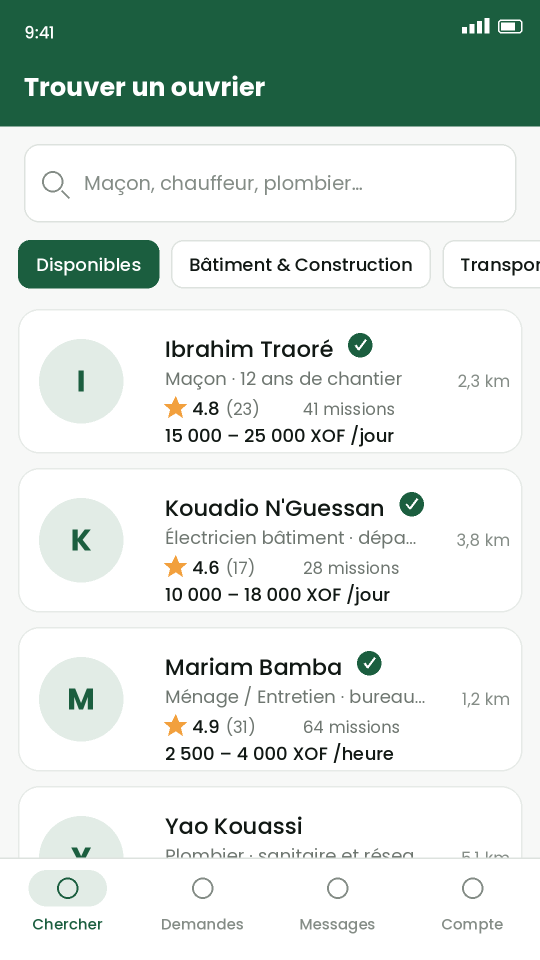
#> input picture store/raw/tel-01.png, 1080 x 1920 px (shown at 1/2 size)
$ python make_store_shots.py
#> lines starting #> are read from the running program, lines starting #| are printed output that depends on the picture; after the words box and inside, x2 and y2 are one past the last pixel; in counts of white or black regions, pixels touching at a corner belong together
#!/usr/bin/env python3
"""Habille les captures brutes de TiConnect pour la fiche Play Store.

Usage :
    python3 make_store_shots.py                 # rendus avec placeholders
    python3 make_store_shots.py --src raw       # composite les vraies captures

Attend dans --src des fichiers nommes tel-01.png ... tel-08.png (l'ordre suit
la liste CAPTIONS ci-dessous). Toute capture manquante est remplacee par un
placeholder, ce qui permet de valider la maquette avant d'avoir l'app sous la
main.

Sortie : 1080x1920, PNG 24 bits sans canal alpha, conforme Play Console.
"""

import argparse
import os
import sys

from PIL import Image, ImageDraw, ImageFont

W, H = 1080, 1920

PRIMARY = (27, 94, 63)        # #1B5E3F
PRIMARY_DARK = (14, 61, 40)   # #0E3D28
ACCENT = (242, 160, 61)       # #F2A03D
WHITE = (255, 255, 255)

# (fichier source, titre, sous-titre)
CAPTIONS = [
    ("tel-01.png", "Trouvez l'ouvrier qu'il vous faut",
     "Des artisans qualifiés près de chez vous"),
    ("tel-02.png", "Le numéro se débloque gratuitement",
     "Avis, tarifs et coordonnées sur chaque profil"),
    ("tel-03.png", "Publiez votre besoin en deux minutes",
     "Décrivez le chantier, recevez des propositions"),
    ("tel-04.png", "Comparez, puis choisissez",
     "Les candidatures réunies au même endroit"),
    ("tel-05.png", "Échangez sans intermédiaire",
     "Une messagerie directe avec chaque artisan"),
    ("tel-06.png", "Ouvriers : les missions près de vous",
     "Un fil mis à jour en temps réel"),
    ("tel-07.png", "Des crédits, pas d'abonnement",
     "Vidéo récompensée ou recharge Mobile Money"),
    ("tel-08.png", "Un profil vérifié inspire confiance",
     "Badge de validation et note moyenne"),
]

FONT_CANDIDATES = {
    "bold": [
        "/usr/share/fonts/truetype/google-fonts/Poppins-Bold.ttf",
        "/System/Library/Fonts/Supplemental/Futura.ttc",
        "/System/Library/Fonts/HelveticaNeue.ttc",
        "/usr/share/fonts/truetype/dejavu/DejaVuSans-Bold.ttf",
    ],
    "regular": [
        "/usr/share/fonts/truetype/google-fonts/Poppins-Regular.ttf",
        "/System/Library/Fonts/Supplemental/Avenir.ttc",
        "/System/Library/Fonts/HelveticaNeue.ttc",
        "/usr/share/fonts/truetype/dejavu/DejaVuSans.ttf",
    ],
}


def load_font(kind, size):
    for path in FONT_CANDIDATES[kind]:
        if os.path.exists(path):
            try:
                return ImageFont.truetype(path, size)
            except OSError:
                continue
    return ImageFont.load_default()


def wrap(draw, text, font, max_width):
    words, lines, current = text.split(), [], ""
    for word in words:
        trial = f"{current} {word}".strip()
        if draw.textlength(trial, font=font) <= max_width:
            current = trial
        else:
            if current:
                lines.append(current)
            current = word
    if current:
        lines.append(current)
    return lines


def background():
    """Degrade vertical vert fonce -> vert primaire."""
    img = Image.new("RGB", (W, H), PRIMARY)
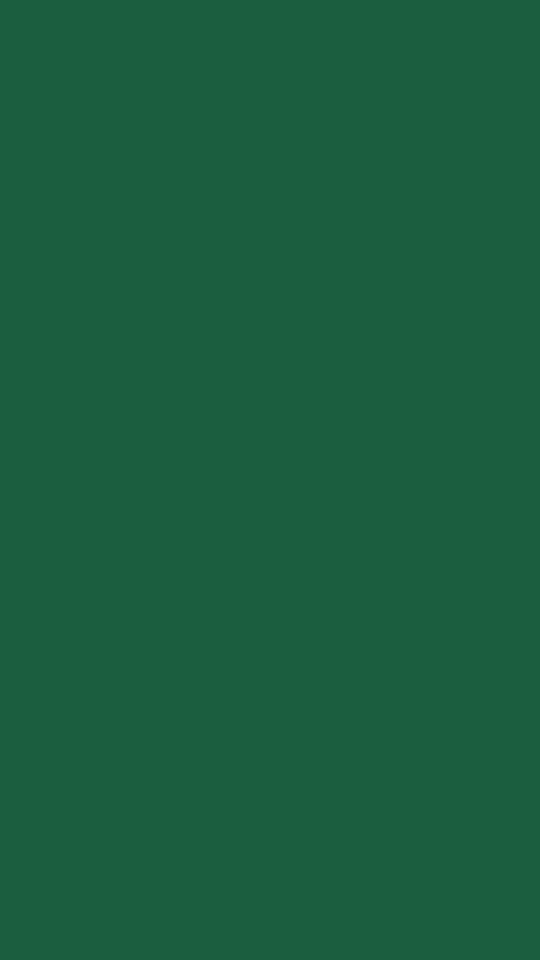
#> img: PIL image 1080x1920 RGB (shown at 1/2 size); mean R, G, B 27, 94, 63
    draw = ImageDraw.Draw(img)
    for y in range(H):
        t = y / H
        draw.line(
            [(0, y), (W, y)],
            fill=tuple(
                int(PRIMARY_DARK[i] + (PRIMARY[i] - PRIMARY_DARK[i]) * t)
                for i in range(3)
            ),
        )
    return img


def rounded_mask(size, radius):
    mask = Image.new("L", size, 0)
    ImageDraw.Draw(mask).rounded_rectangle([0, 0, size[0], size[1]], radius, fill=255)
    return mask


def fit_cover(src, size):
    """Redimensionne en couvrant la zone, puis recadre au centre."""
    tw, th = size
    sw, sh = src.size
    scale = max(tw / sw, th / sh)
    resized = src.resize((max(1, round(sw * scale)), max(1, round(sh * scale))),
                         Image.LANCZOS)
    left = (resized.width - tw) // 2
    top = (resized.height - th) // 2
    return resized.crop((left, top, left + tw, top + th))


def placeholder(size, label):
    img = Image.new("RGB", size, (247, 248, 247))
    draw = ImageDraw.Draw(img)
    font = load_font("regular", 34)
    small = load_font("regular", 26)
    draw.rectangle([0, 0, size[0], 130], fill=PRIMARY)
    draw.text((40, 55), "TiConnect", font=load_font("bold", 38), fill=WHITE)
    for y in range(190, size[1] - 60, 150):
        draw.rounded_rectangle([40, y, size[0] - 40, y + 110], 18,
                               outline=(224, 229, 225), width=3)
    # Etiquette par-dessus le squelette, sur un fond plein pour rester lisible
    cx, cy = size[0] // 2, size[1] // 2
    draw.rounded_rectangle([cx - 260, cy - 70, cx + 260, cy + 70], 20,
                           fill=(255, 255, 255), outline=(224, 229, 225), width=3)
    draw.text((cx, cy - 22), label, font=font, fill=(120, 130, 122), anchor="mm")
    draw.text((cx, cy + 28), "capture à insérer", font=small,
              fill=(160, 168, 162), anchor="mm")
    return img


def build(index, src_dir, out_dir):
    filename, title, subtitle = CAPTIONS[index]
    img = background()
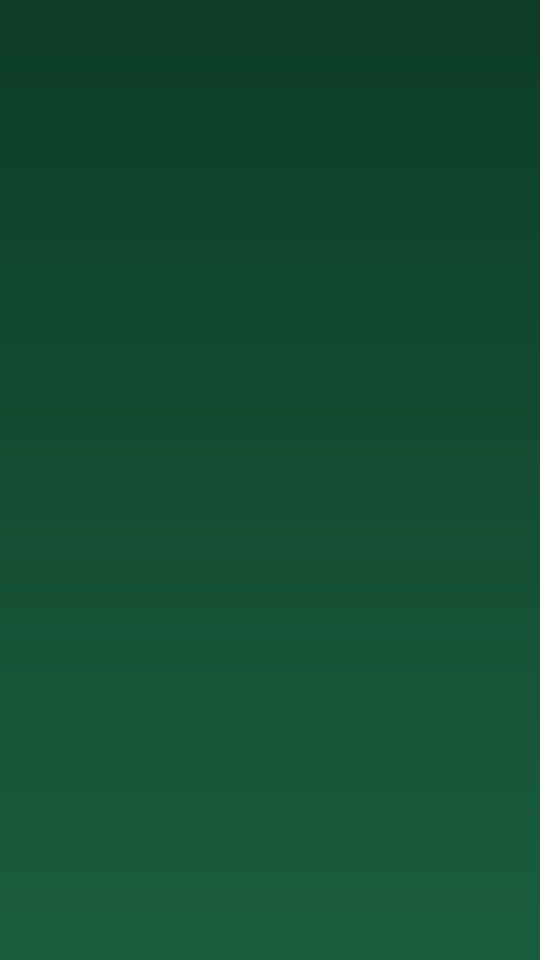
#> img: PIL image 1080x1920 RGB (shown at 1/2 size); mean R, G, B 20, 77, 51
    draw = ImageDraw.Draw(img)

    title_font = load_font("bold", 62)
    sub_font = load_font("regular", 38)

    margin = 80
    y = 130

    for line in wrap(draw, title, title_font, W - 2 * margin):
#> in wrap, `words, lines, current = text.split(), [], ""`: words = ['Trouvez', "l'ouvrier", "qu'il", 'vous', 'faut']; current = ''
        draw.text((W // 2, y), line, font=title_font, fill=WHITE, anchor="ma")
        y += 78
#> this loop made 2 passes
#> after the loop, y = 286

    y += 14
#> y = 300
    draw.rounded_rectangle([W // 2 - 60, y, W // 2 + 60, y + 8], 4, fill=ACCENT)
    y += 46
#> y = 346

    for line in wrap(draw, subtitle, sub_font, W - 2 * margin):
        draw.text((W // 2, y), line, font=sub_font, fill=(214, 226, 218),
                  anchor="ma")
        y += 52
#> this loop made 1 pass
#> (line, y) on pass 1: ('Des artisans qualifiés près de chez vous', 398)
#> after the loop, y = 398

    # Zone appareil : 9:16 exact, pour que la capture entre sans recadrage
    dev_w = 780
    dev_h = round(dev_w * 16 / 9)
    dev_x = (W - dev_w) // 2
    dev_y = H - dev_h - 64
    radius = 46

    source_path = os.path.join(src_dir, filename)
    if os.path.exists(source_path):
        shot = fit_cover(Image.open(source_path).convert("RGB"), (dev_w, dev_h))
#> in fit_cover, `tw, th = size`: tw = 780; th = 1387
#> in fit_cover, `scale = max(tw / sw, th / sh)`: scale = 0.722
#> in fit_cover, `resized = src.resize((max(1, round(sw * scale)), max(1, round(sh * sca..`:
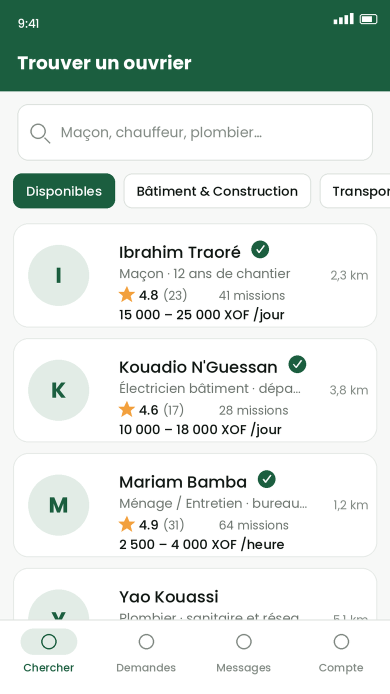
#> resized: PIL image 780x1387 RGB (shown at 1/2 size); mean R, G, B 213.1, 223.5, 218.3
#> in fit_cover, `left = (resized.width - tw) // 2`: left = 0
    else:
        shot = placeholder((dev_w, dev_h), filename)

    shot.putalpha(rounded_mask((dev_w, dev_h), radius))
#> in rounded_mask, `mask = Image.new("L", size, 0)`: mask: PIL image 780x1387 L; every value is 0
#> in rounded_mask, `ImageDraw.Draw(mask).rounded_rectangle([0, 0, size[0], size[1]], radiu..`:
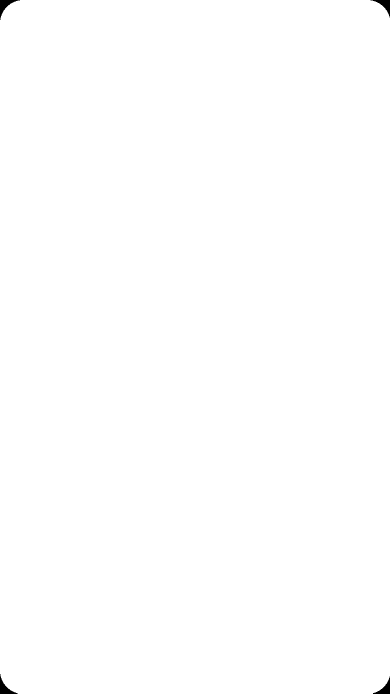
#> mask: PIL image 780x1387 L (shown at 1/2 size); 99.8% white; 4 black regions, box (x1, y1, x2, y2) and area: (0, 0, 40, 40) 470, (741, 0, 780, 35) 430, (0, 1348, 35, 1387) 430, (746, 1353, 780, 1387) 391

    # Contour blanc
    frame = Image.new("RGBA", (dev_w + 16, dev_h + 16), (0, 0, 0, 0))
#> frame: PIL image 796x1403 RGBA; every value is 0
    ImageDraw.Draw(frame).rounded_rectangle(
        [0, 0, dev_w + 16, dev_h + 16], radius + 8, fill=WHITE + (235,)
    )
    img.paste(frame, (dev_x - 8, dev_y - 8), frame)
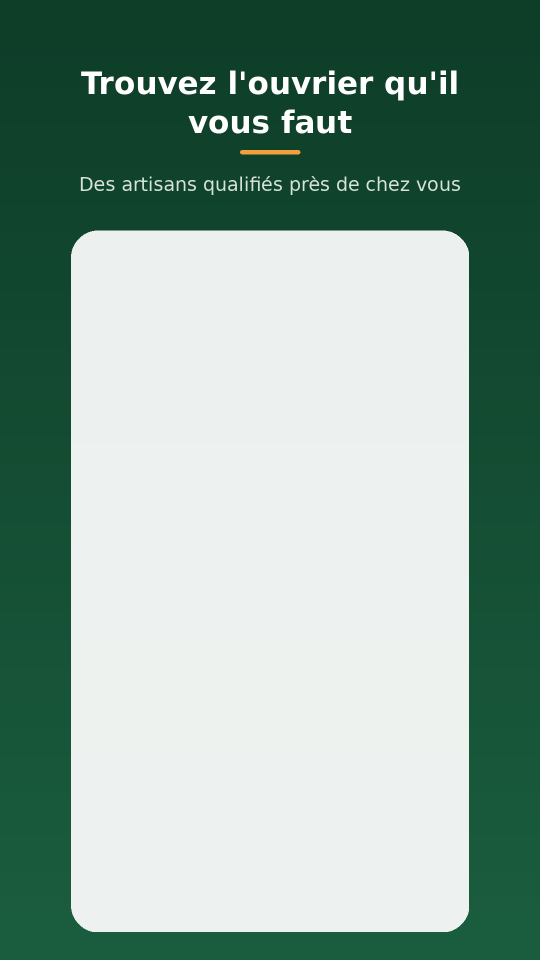
#> img: PIL image 1080x1920 RGB (shown at 1/2 size); mean R, G, B 138.6, 165.7, 153.4
    img.paste(shot, (dev_x, dev_y), shot)
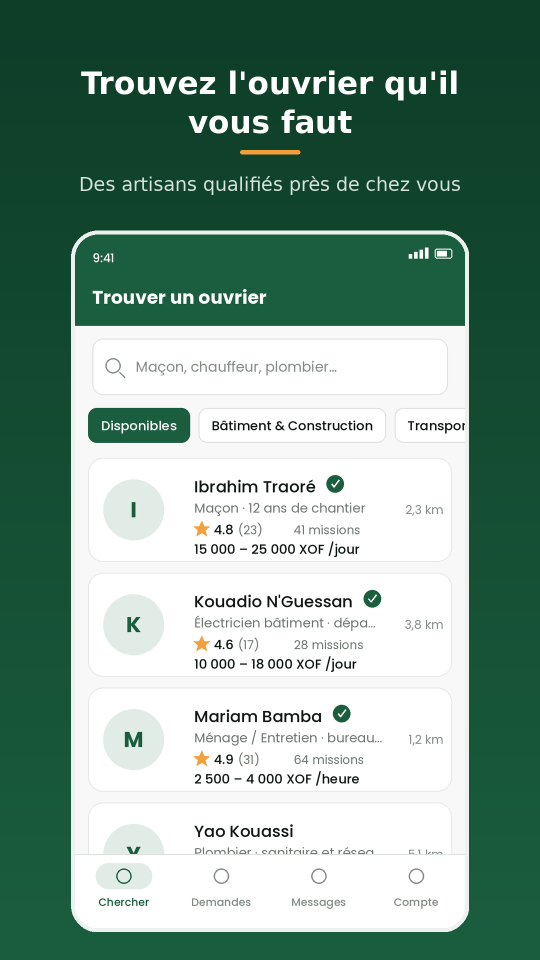
#> img: PIL image 1080x1920 RGB (shown at 1/2 size); mean R, G, B 126.4, 156.5, 142.5

    out_path = os.path.join(out_dir, f"play-tel-{index + 1:02d}.png")
    img.convert("RGB").save(out_path, "PNG")  # RGB => aucun canal alpha
    return out_path


def main():
    parser = argparse.ArgumentParser()
    parser.add_argument("--src", default="raw", help="dossier des captures brutes")
    parser.add_argument("--out", default="out", help="dossier de sortie")
    args = parser.parse_args()

    os.makedirs(args.out, exist_ok=True)
    missing = []
    for i in range(len(CAPTIONS)):
        path = build(i, args.src, args.out)
        if not os.path.exists(os.path.join(args.src, CAPTIONS[i][0])):
            missing.append(CAPTIONS[i][0])
        print("ecrit :", path)
#> pass 2 of the loop in main, `for i in range(len(CAPTIONS)):`:
#> the loop in build (call 2), `for line in wrap(draw, title, title_font, W - 2 * margin):` made 2 passes
#> after the loop in build (call 2), `for line in wrap(draw, title, title_font, W - 2 * margin):`: y = 286
#> in build (call 2), `y += 14`: y = 300
#> in build (call 2), `y += 46`: y = 346
#> the loop in build (call 2), `for line in wrap(draw, subtitle, sub_font, W - 2 * margin):` made 1 pass
#> after the loop in build (call 2), `for line in wrap(draw, subtitle, sub_font, W - 2 * margin):`: y = 398
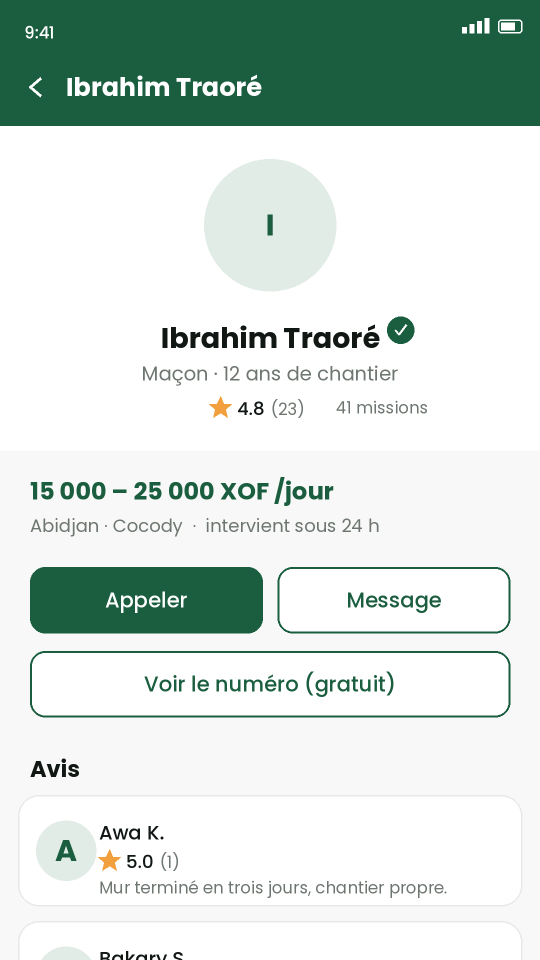
#> input picture store/raw/tel-02.png, 1080 x 1920 px (shown at 1/2 size)
#> in fit_cover (call 2), `resized = src.resize((max(1, round(sw * scale)), max(1, round(sh * sca..`:
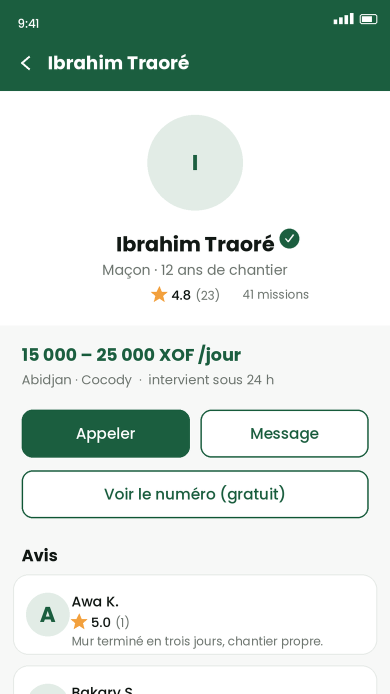
#> resized: PIL image 780x1387 RGB (shown at 1/2 size); mean R, G, B 210, 222.2, 216.2
#> in build (call 2), `img.paste(shot, (dev_x, dev_y), shot)`:
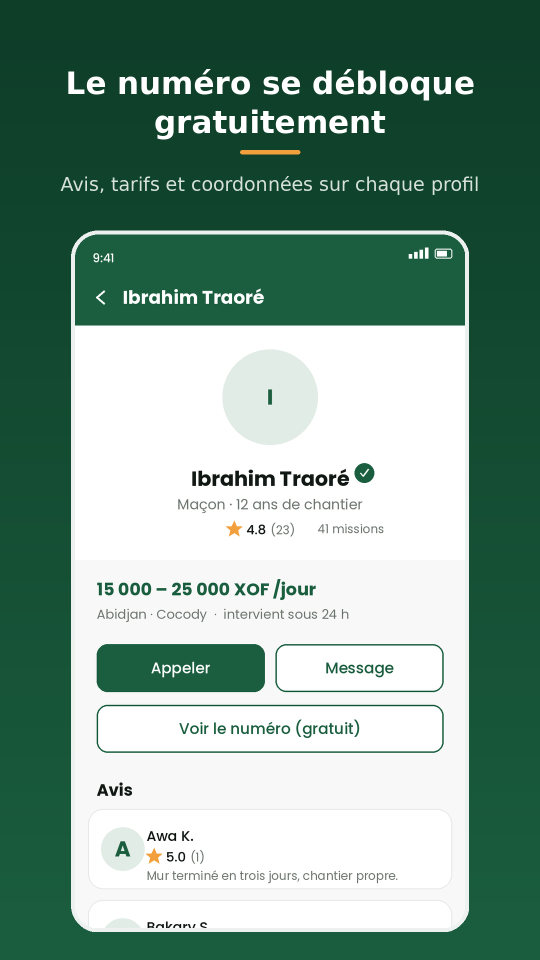
#> img: PIL image 1080x1920 RGB (shown at 1/2 size); mean R, G, B 125.5, 156.3, 142
#> pass 3 of the loop in main, `for i in range(len(CAPTIONS)):`:
#> the loop in build (call 3), `for line in wrap(draw, title, title_font, W - 2 * margin):` made 2 passes
#> after the loop in build (call 3), `for line in wrap(draw, title, title_font, W - 2 * margin):`: y = 286
#> in build (call 3), `y += 14`: y = 300
#> in build (call 3), `y += 46`: y = 346
#> the loop in build (call 3), `for line in wrap(draw, subtitle, sub_font, W - 2 * margin):` made 1 pass
#> after the loop in build (call 3), `for line in wrap(draw, subtitle, sub_font, W - 2 * margin):`: y = 398
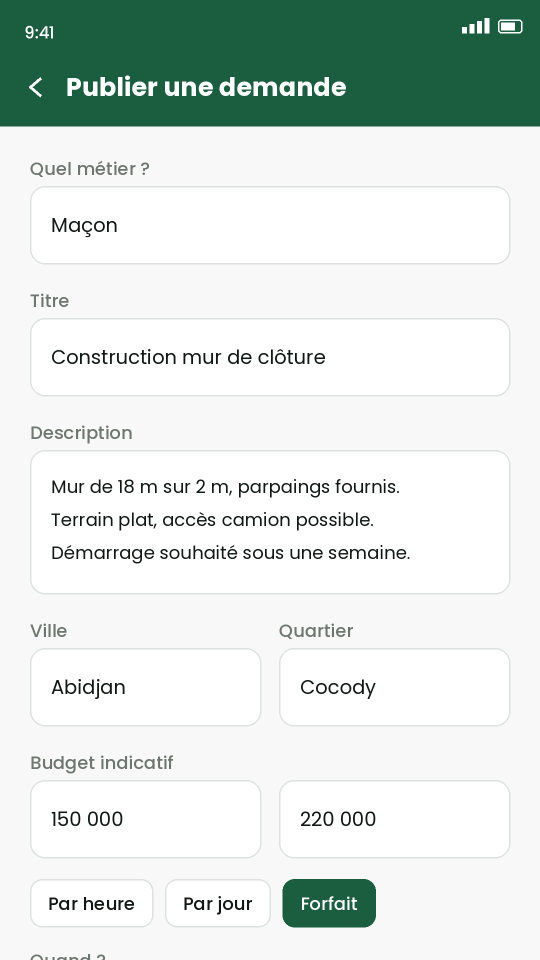
#> input picture store/raw/tel-03.png, 1080 x 1920 px (shown at 1/2 size)
#> in fit_cover (call 3), `resized = src.resize((max(1, round(sw * scale)), max(1, round(sh * sca..`:
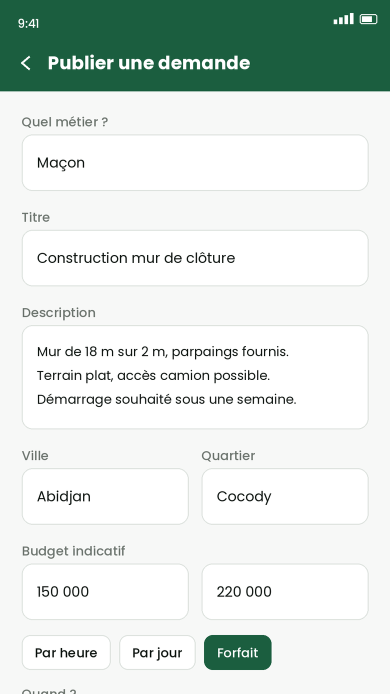
#> resized: PIL image 780x1387 RGB (shown at 1/2 size); mean R, G, B 216.4, 226.1, 221.3
#> in build (call 3), `img.paste(shot, (dev_x, dev_y), shot)`:
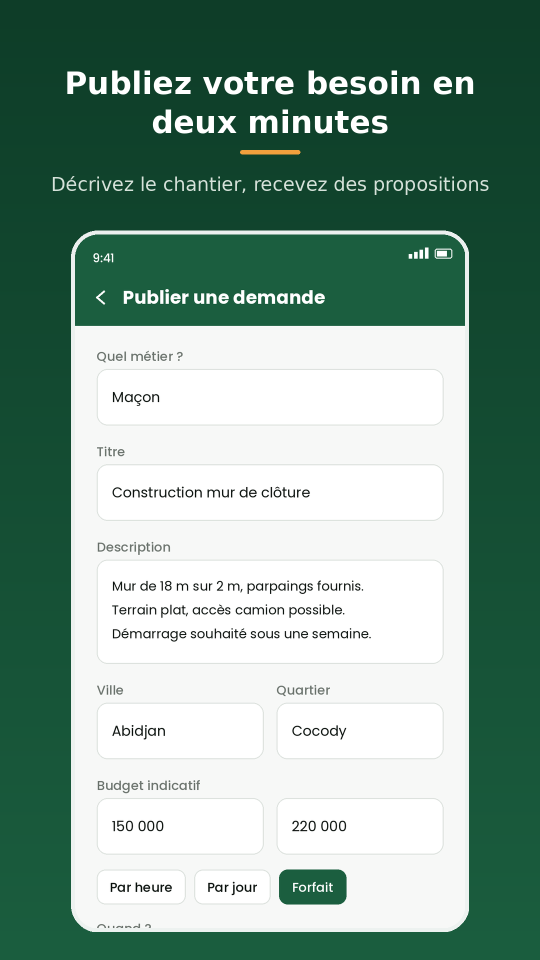
#> img: PIL image 1080x1920 RGB (shown at 1/2 size); mean R, G, B 128.8, 158.3, 144.7
#> the loop made 8 passes; the first 3 are shown

    if missing:
        print("\nPlaceholders utilises (captures absentes de "
              f"{args.src}/) : {', '.join(missing)}", file=sys.stderr)


if __name__ == "__main__":
    main()
